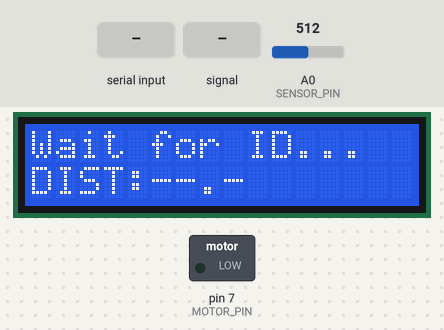
Simulated run of this sketch. Board: Arduino Uno, built with avr-gcc and run on an emulated ATmega328P. On the bench: 16×2 character LCD, switched loads named in the sketch (green lamp = pin HIGH). The inputs (shaded band) are chosen by the test bench; at power-on: A0 (SENSOR_PIN) = 512. What the sketch prints to the serial monitor is not drawn.

Above: at 1.2 s.
1.3 s: "5\n" received over Serial
At 2.2 s:
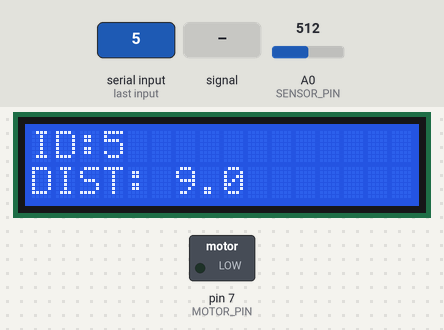
2.8 s: A0 (SENSOR_PIN) set to 176
At 3.5 s:
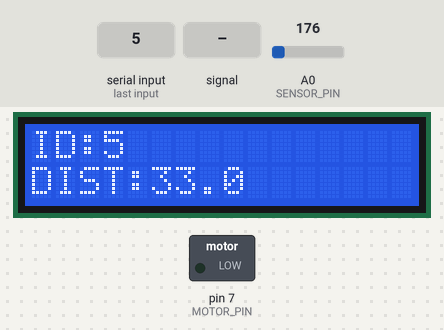
4.3 s: A0 (SENSOR_PIN) set to 155
At 4.8 s:
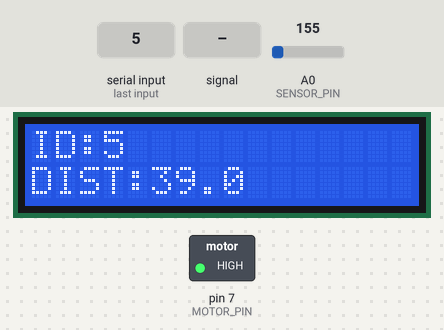
5.8 s: A0 (SENSOR_PIN) fed a 200 Hz sine of ±81 counts around its level
At 6.57 s:
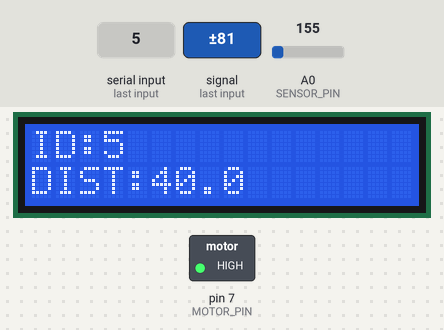
8.3 s: A0 (SENSOR_PIN) set to 122
At 9.5 s:
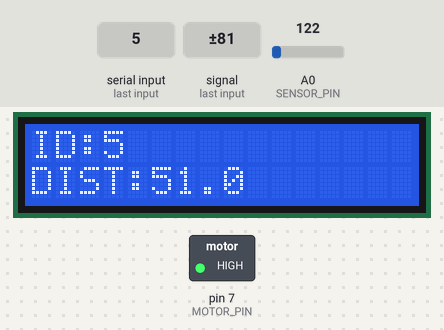
9.8 s: "90\n" received over Serial
At 11.0 s:
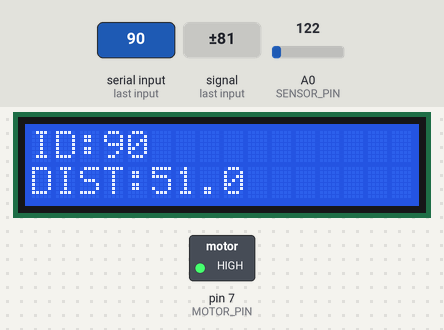
Timing chart, 0 to 12.3 s (numbered marks = the images above; inputs shaded):
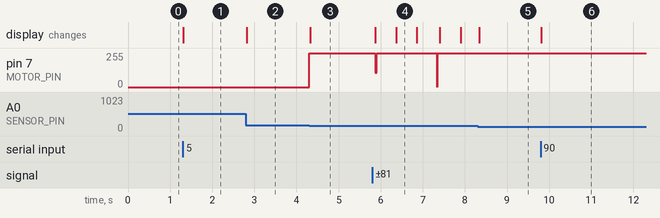

Measured:
- the behaviour switches between 168 and 167 on A0 (SENSOR_PIN) (found by bisection; images 2 and 3)
- after the input at 1.3 s, the display: changes at once (image 1)
- after the input at 2.8 s, the display: changes at once (image 2)
- after the input at 4.3 s, pin 7 (MOTOR_PIN): 0/255 → 255/255 at once; the display: changes at once (image 3)
- after the input at 5.8 s, pin 7 (MOTOR_PIN): 255/255 → 106/255 after 0.07 s, → 255/255 0.04 s later, → 0/255 1.4 s later, → 255/255 0.01 s later; the display: first changes after 0.07 s (image 4 shows a later state)
- after the input at 8.3 s, pin 7 (MOTOR_PIN): stays 255/255 (without the input it goes to 163/255 after 0.56 s)
- after the input at 9.8 s, the display: changes at once (image 6)

The sketch:

DistCtrl.ino
```cpp
/*
 * ==================================================================
 *  题目：距离测控仿真系统（A级达标测试）
 *  平台：Arduino UNO (ATmega328P) + Proteus 8 仿真
 *  学生：郑墨涵   学号：23009201247
 * ------------------------------------------------------------------
 *  功能：
 *   1. 通过串口(9600bps,经COMPIM与虚拟串口对接)与PC上位机双向通信：
 *      PC发送学号(以'\n'结尾) -> Arduino保存并计算阈值(30+学号末位)，
 *      应答 OK:ID=xxx，并每500ms向PC发送当前距离值 DIST:xx.x。
 *   2. LCD1602 第一行显示 ID:学号，第二行显示 DIST:距离值。
 *   3. GP2D12 红外测距传感器(手动调节)输出接 A0(IO14)。
 *   4. 距离值 高于 阈值(30+学号末位)cm 时启动直流电机(IO7->继电器)；
 *      距离值 低于(含等于) 阈值时电机停止。
 * ------------------------------------------------------------------
 *  GP2D12 测距原理（Proteus 模型特性方程）：
 *      V = 15.61824 * d^(-0.817) - 0.02869   (输出限幅 0.39V~2.6V)
 *  反变换：
 *      d = ((V + 0.02869) / 15.61824) ^ (-1.224)
 * ==================================================================
 */
#include <LiquidCrystal.h>

/* LCD1602：RS=12, E=11, D4=5, D5=4, D6=3, D7=2 (RW接地) */
LiquidCrystal lcd(12, 11, 5, 4, 3, 2);

const uint8_t SENSOR_PIN = A0;    /* GP2D12 VO 输出 -> A0(IO14)        */
const uint8_t MOTOR_PIN  = 7;     /* IO7 -> 4.7k -> NPN -> 继电器->电机 */

/* GP2D12 特性常数（见文件头说明） */
const float GP_K = 15.61824f;     /* 增益 K1*K2 = 15.312*1.02         */
const float GP_B = 0.02869f;      /* K3 - K2*K4*TEMP = 0.07-1.02*1.5e-3*27 */
const float GP_E = -1.224f;       /* 指数 -1/0.817                    */

const unsigned long SEND_MS = 500;  /* 距离值上传周期 */

String studentID = "";              /* 上位机发来的学号 */
bool   idOK = false;                /* 是否已收到学号   */
int    threshold = 30;              /* 距离阈值 = 30 + 学号末位数 */

char rx_buf[24];                    /* 串口接收缓冲 */
uint8_t rx_len = 0;
unsigned long t_last = 0;

/* 读取距离值(cm)：64次过采样抑制ADC量化误差，再按特性方程反变换 */
float readDistanceCM()
{
  unsigned int sum = 0;
  for (uint8_t i = 0; i < 64; i++) sum += analogRead(SENSOR_PIN);
  float v = sum * (5.0f / 64.0f / 1023.0f);          /* 平均电压    */
  float d = pow((v + GP_B) / GP_K, GP_E);            /* 反变换      */
  return constrain(d, 0.0f, 999.0f);
}

void setup()
{
  pinMode(MOTOR_PIN, OUTPUT);
  digitalWrite(MOTOR_PIN, LOW);            /* 上电电机默认停止 */
  lcd.begin(16, 2);
  lcd.print("Wait for ID...");
  lcd.setCursor(0, 1);
  lcd.print("DIST:--.-");
  Serial.begin(9600);
}

void loop()
{
  /* ---- 1. 接收上位机发来的学号（以回车换行结束） ---- */
  while (Serial.available()) {
    char c = Serial.read();
    if (c == '\n' || c == '\r') {
      if (rx_len > 0) {
        rx_buf[rx_len] = '\0';
        bool valid = true;
        for (uint8_t i = 0; i < rx_len; i++)
          if (!isDigit(rx_buf[i])) { valid = false; break; }
        if (valid) {
          studentID = String(rx_buf);
          /* 阈值 = 30 + 学号末位数，如末位为7则阈值为37cm */
          int last = studentID.charAt(studentID.length() - 1) - '0';
          threshold = 30 + last;
          idOK = true;
          lcd.clear();
          lcd.setCursor(0, 0);
          lcd.print("ID:");
          lcd.print(studentID);           /* 第一行显示 ID:学号 */
          Serial.print("OK:ID=");         /* 应答上位机 */
          Serial.println(studentID);
          t_last = 0;                     /* 促使立即发送一帧距离 */
        }
      }
      rx_len = 0;
    }
    else if (rx_len < sizeof(rx_buf) - 1) {
      rx_buf[rx_len++] = c;
    }
  }

  /* ---- 2. 采集距离并控制电机 ---- */
  float dist = readDistanceCM();

  /* 传感器以1cm步进设定距离，读数四舍五入到整数厘米，
     使LCD/上位机显示值与传感器面板显示值完全一致 */
  float dist_show = roundf(dist);

  /* 距离高于阈值 -> 电机转动；低于(含等于)阈值 -> 电机停止 */
  digitalWrite(MOTOR_PIN, (idOK && dist_show > threshold) ? HIGH : LOW);

  /* ---- 3. 实时上传距离值，并刷新LCD第二行 ---- */
  unsigned long now = millis();
  if (idOK && (now - t_last >= SEND_MS)) {
    t_last = now;
    char val[12];
    dtostrf(dist_show, 4, 1, val);        /* "50.0" 整数厘米+1位小数 */
    lcd.setCursor(0, 1);
    lcd.print("DIST:");
    lcd.print(val);
    lcd.print(" ");                       /* 清除残留字符 */
    Serial.print("DIST:");
    Serial.println(val);                  /* 上位机显示距离值 */
  }
}
```
